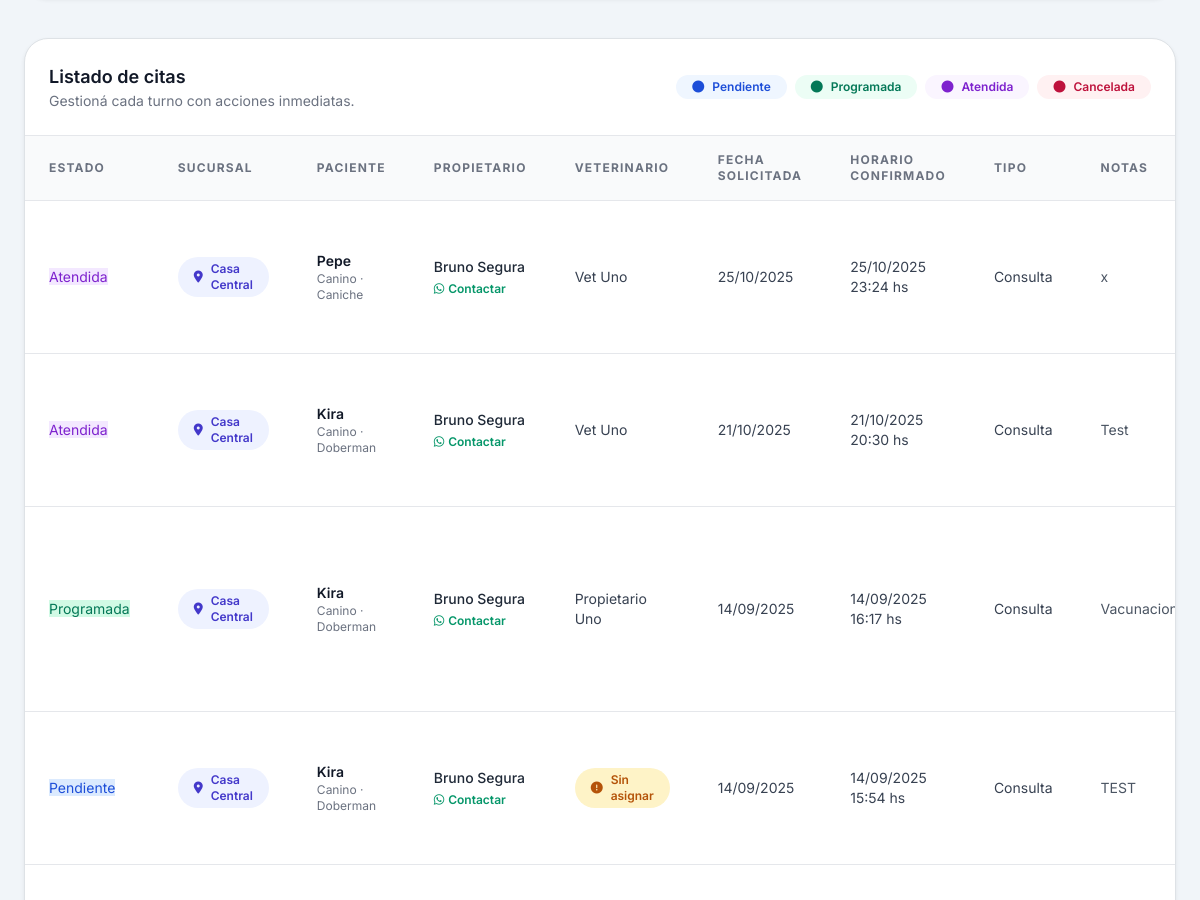
The page /administrador/citas/ (signed in, middle part) on the database as committed earlier.
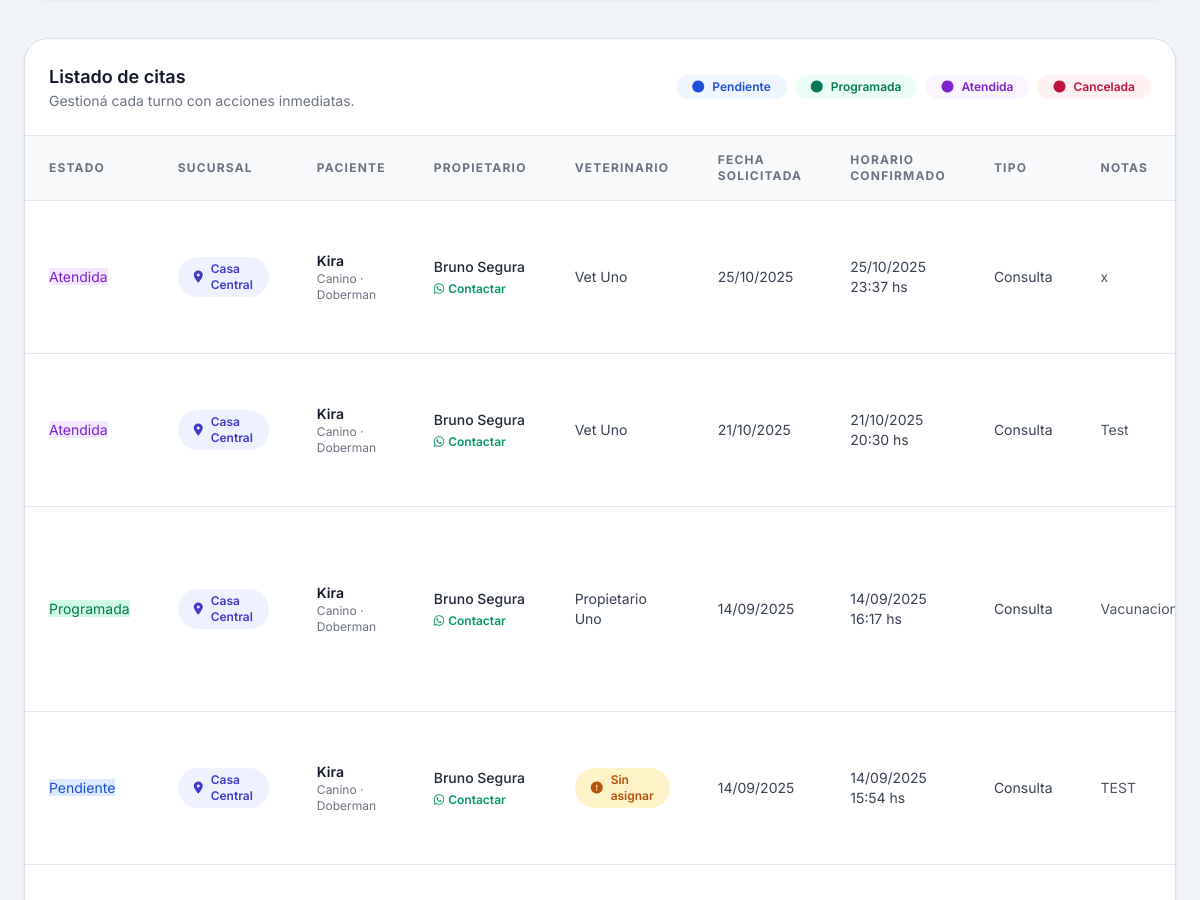
The same page on the database as committed later.
### Core/models.py (models this page shows, shortened)
class Cita(models.Model):
    ESTADOS = (
        ("pendiente", "Pendiente"),
        ("programada", "Programada"),
        ("atendida", "Atendida"),
        ("cancelada", "Cancelada"),
    )
    TIPOS = (
        ("consulta", "Consulta"),
        ("vacunacion", "Vacunación"),
        ("cirugia", "Cirugía"),
    )
    paciente = models.ForeignKey(Paciente, on_delete=models.CASCADE)
    veterinario = models.ForeignKey(
        User,
        limit_choices_to={"rol": "VET"},
        on_delete=models.SET_NULL,
        null=True,
        blank=True,
    )
    sucursal = models.ForeignKey(
        Sucursal,
        on_delete=models.PROTECT,
        related_name="citas",
    )
    fecha_solicitada = models.DateField(default=timezone.now)
    fecha_hora = models.DateTimeField(blank=True, null=True)
    duracion = models.IntegerField(default=30)  # duración en minutos
    tipo = models.CharField(max_length=50, choices=TIPOS, default="consulta")
    estado = models.CharField(max_length=20, choices=ESTADOS, default="pendiente")
    notas = models.TextField(blank=True)
    farmacos_utilizados = models.ManyToManyField(
        "Farmaco",
        blank=True,
        related_name="citas_utilizadas",
        through="CitaFarmaco",
        through_fields=("cita", "farmaco"),
        help_text="Medicamentos del inventario utilizados durante la atención.",
    )
    def telefono_contacto(self) -> str:
        propietario = self.paciente.propietario
        telefono = propietario.telefono or propietario.user.telefono or ""
        telefono = telefono.strip()
        if not telefono:
            return ""
        return "".join(ch for ch in telefono if ch.isdigit())
    def mensaje_whatsapp(self) -> str:
        propietario = self.paciente.propietario.user
        nombre = propietario.get_full_name() or propietario.username
        fecha = self.fecha_solicitada.strftime("%d/%m/%Y")
        return (
            f"Hola {nombre}, te saludamos de Sabueso Feliz. "
            f"¿Podemos coordinar el horario para la cita de {self.paciente.nombre} del {fecha}?"
        )

class Paciente(models.Model):
    nombre = models.CharField(max_length=100)
    especie = models.CharField(max_length=50)
    raza = models.CharField(max_length=50, blank=True)
    sexo = models.CharField(max_length=10)
    fecha_nacimiento = models.DateField()
    propietario = models.ForeignKey(Propietario, on_delete=models.CASCADE)
    vacunas = models.TextField(blank=True)
    alergias = models.TextField(blank=True)
    foto = models.ImageField(upload_to="pacientes/", blank=True, null=True)

class Sucursal(models.Model):
    nombre = models.CharField(max_length=150, unique=True)
    direccion = models.CharField(max_length=255)
    ciudad = models.CharField(max_length=120, blank=True)
    telefono = models.CharField(max_length=30, blank=True)
    imagen = models.ImageField(upload_to="sucursales/", blank=True, null=True)
    class Meta:
        ordering = ["nombre"]

class Propietario(models.Model):
    user = models.OneToOneField(User, on_delete=models.CASCADE)
    telefono = models.CharField(max_length=20, blank=True)
    direccion = models.CharField(max_length=200, blank=True)
    ciudad = models.CharField(max_length=100, blank=True)
    notas = models.TextField(blank=True)

class User(AbstractUser):
    ROLES = (
        ("ADMIN", "Administrador"),
        ("VET", "Veterinario"),
        ("ADMIN_OP", "Administrativo"),
        ("OWNER", "Propietario"),
    )
    rol = models.CharField(max_length=20, choices=ROLES)
    telefono = models.CharField(max_length=20, blank=True)
    direccion = models.CharField(max_length=200, blank=True)
    activo = models.BooleanField(default=True)
    avatar = models.ImageField(upload_to="avatars/", blank=True, null=True)
    especialidad = models.CharField(max_length=100, blank=True)  # para veterinarios
    sucursal = models.ForeignKey(
        Sucursal,
        on_delete=models.SET_NULL,
        null=True,
        blank=True,
        related_name="usuarios",
    )

### Core/views.py (the view, shortened to what this page needs)
# urls.py: path('administrador/citas/', views.listar_citas_admin, name='listar_citas_admin'),
@login_required
def listar_citas_admin(request):
    if request.user.rol not in {"ADMIN", "ADMIN_OP"}:
        messages.error(request, "No tienes permiso para ver esta página.")
        return redirect("dashboard")
    if not request.user.is_superuser and not getattr(request.user, "sucursal_id", None):
        messages.warning(
            request,
            "Asigna una sucursal a tu perfil para administrar las citas.",
        )
    filtro_estado = request.GET.get("estado", "").strip()
    filtro_veterinario = request.GET.get("veterinario", "").strip()
    filtro_propietario = request.GET.get("propietario", "").strip()
    filtro_tipo = request.GET.get("tipo", "").strip()
    filtro_busqueda = request.GET.get("q", "").strip()
    filtro_desde = request.GET.get("desde", "").strip()
    filtro_hasta = request.GET.get("hasta", "").strip()
    filtro_sin_veterinario = request.GET.get("sin_veterinario") == "1"
    queryset = Cita.objects.select_related(
        "paciente",
        "paciente__propietario__user",
        "veterinario",
        "historial_medico",
    )
    queryset = _filtrar_por_sucursal(queryset, request.user)
    if filtro_estado:
        queryset = queryset.filter(estado=filtro_estado)
    if filtro_tipo:
        queryset = queryset.filter(tipo=filtro_tipo)
    if filtro_veterinario == "sin_asignar":
        queryset = queryset.filter(veterinario__isnull=True)
    elif filtro_veterinario:
        queryset = queryset.filter(veterinario_id=filtro_veterinario)
    if filtro_propietario:
        queryset = queryset.filter(paciente__propietario_id=filtro_propietario)
    if filtro_sin_veterinario:
        queryset = queryset.filter(veterinario__isnull=True)
    queryset = queryset.order_by("-fecha_solicitada", "-fecha_hora")
    citas = list(queryset)
    resumen_filtrado = {estado: 0 for estado, _ in Cita.ESTADOS}
    for cita in citas:
        resumen_filtrado[cita.estado] = resumen_filtrado.get(cita.estado, 0) + 1
    resumen_global = {estado: 0 for estado, _ in Cita.ESTADOS}
    for item in queryset.values("estado").annotate(total=Count("id")):
        resumen_global[item["estado"]] = item["total"]
    proximas_citas = [
        cita
        for cita in citas
        if cita.fecha_hora and cita.estado in {"programada", "pendiente"}
    ]
    proximas_citas.sort(key=lambda c: c.fecha_hora or timezone.now())
    veterinarios = _filtrar_por_sucursal(
        _veterinarios_activos(),
        request.user,
    )
    propietarios = _filtrar_por_sucursal(
        Propietario.objects.select_related("user"),
        request.user,
        field_name="paciente__cita__sucursal",
    ).distinct().order_by("user__first_name", "user__last_name")
    querystring = request.GET.urlencode()
    redirect_target = reverse("listar_citas_admin")
    if querystring:
        redirect_target = f"{redirect_target}?{querystring}"
    total_global = sum(resumen_global.values())
    sucursal_activa = None
    if not request.user.is_superuser and request.user.rol in _roles_con_sucursal():
        sucursal_activa = request.user.sucursal
    context = {
        "citas": citas,
        "total_citas": len(citas),
        "resumen_filtrado": resumen_filtrado,
        "resumen_global": resumen_global,
        "proximas_citas": proximas_citas[:5],
        "filtros": {
            "estado": filtro_estado,
            "veterinario": filtro_veterinario,
            "propietario": filtro_propietario,
            "tipo": filtro_tipo,
            "q": filtro_busqueda,
            "desde": filtro_desde,
            "hasta": filtro_hasta,
            "sin_veterinario": filtro_sin_veterinario,
        },
        "estados": Cita.ESTADOS,
        "tipos": Cita.TIPOS,
        "veterinarios": veterinarios,
        "propietarios": propietarios,
        "querystring": querystring,
        "redirect_target": redirect_target,
        "total_global": total_global,
        "sucursal_activa": sucursal_activa,
        "es_superadmin": request.user.is_superuser,
    }
    return render(request, "core/citas_admin.html", context)

### Core/views.py (called while the page is built, shortened)
def _filtrar_por_sucursal(queryset, user, field_name="sucursal"):
    if getattr(user, "is_superuser", False):
        return queryset

def _veterinarios_activos(sucursal=None):
    queryset = User.objects.filter(rol="VET", activo=True, is_active=True)
    if sucursal is not None:
        queryset = queryset.filter(sucursal=sucursal)
    return queryset.order_by("first_name", "last_name", "username")

### Core/templates/core/citas_admin.html (shortened to what the changed rows need)
{% extends "core/base.html" %}
{% block main_class %}max-w-7xl mx-auto px-4 sm:px-6 lg:px-8 py-10{% endblock %}
{% block content %}
<div class="space-y-10">
    <section class="overflow-hidden rounded-3xl border border-gray-200 bg-white shadow-sm">
        <div class="overflow-x-auto">
            <table class="min-w-full divide-y divide-gray-200 text-sm">
                <thead class="bg-gray-50 text-xs font-semibold uppercase tracking-widest text-gray-500">
                    <tr>
                        <th scope="col" class="px-6 py-3 text-left">Estado</th>
                        <th scope="col" class="px-6 py-3 text-left">Sucursal</th>
                        <th scope="col" class="px-6 py-3 text-left">Paciente</th>
                        <th scope="col" class="px-6 py-3 text-left">Propietario</th>
                        <th scope="col" class="px-6 py-3 text-left">Veterinario</th>
                        <th scope="col" class="px-6 py-3 text-left">Fecha solicitada</th>
                        <th scope="col" class="px-6 py-3 text-left">Horario confirmado</th>
                        <th scope="col" class="px-6 py-3 text-left">Tipo</th>
                        <th scope="col" class="px-6 py-3 text-left">Notas</th>
                    </tr>
                </thead>
                <tbody class="divide-y divide-gray-200 bg-white">
                    {% for cita in citas %}
                        <tr class="hover:bg-gray-50/70">
                            <td class="px-6 py-4">
                                <span class="status-badge {% if cita.estado == 'pendiente' %}bg-blue-100 text-blue-700{% elif cita.estado == 'programada' %}bg-emerald-100 text-emerald-700{% elif cita.estado == 'atendida' %}bg-purple-100 text-purple-700{% else %}bg-rose-100 text-rose-700{% endif %}">
                                    {{ cita.get_estado_display }}
                                </span>
                            </td>
                            <td class="px-6 py-4">
                                <span class="inline-flex items-center gap-2 rounded-full bg-indigo-50 px-3 py-1 text-xs font-semibold text-indigo-700">
                                    <i class="fas fa-map-marker-alt"></i>
                                    {{ cita.sucursal.nombre }}
                                </span>
                            </td>
                            <td class="px-6 py-4">
                                <p class="font-semibold text-gray-900">{{ cita.paciente.nombre }}</p>
                                <p class="text-xs text-gray-500">{{ cita.paciente.especie }}{% if cita.paciente.raza %} · {{ cita.paciente.raza }}{% endif %}</p>
                            </td>
                            <td class="px-6 py-4">
                                <p class="text-sm font-medium text-gray-800">{{ cita.paciente.propietario.user.get_full_name|default:cita.paciente.propietario.user.username }}</p>
                                {% with telefono=cita.telefono_contacto %}
                                    {% if telefono %}
                                        <a href="https://wa.me/{{ telefono }}?text={{ cita.mensaje_whatsapp|urlencode }}" target="_blank" class="mt-1 inline-flex items-center gap-1 text-xs font-semibold text-emerald-600 hover:text-emerald-700">
                                            <i class="fab fa-whatsapp"></i>
                                            Contactar
                                        </a>
                                    {% endif %}
                                {% endwith %}
                            </td>
                            <td class="px-6 py-4 text-sm text-gray-700">
                                {% if cita.veterinario %}
                                    {{ cita.veterinario.get_full_name|default:cita.veterinario.username }}
                                {% else %}
                                    <span class="inline-flex items-center gap-2 rounded-full bg-amber-100 px-3 py-1 text-xs font-semibold text-amber-700">
                                        <i class="fas fa-exclamation-circle"></i>
                                        Sin asignar
                                    </span>
                                {% endif %}
                            </td>
                            <td class="px-6 py-4 text-sm text-gray-700">{{ cita.fecha_solicitada|date:"d/m/Y" }}</td>
                            <td class="px-6 py-4 text-sm text-gray-700">
                                {% if cita.fecha_hora %}
                                    {{ cita.fecha_hora|date:"d/m/Y H:i" }} hs
                                {% else %}
                                    <span class="text-xs font-semibold text-amber-600">Horario pendiente</span>
                                {% endif %}
                            </td>
                            <td class="px-6 py-4 text-sm text-gray-700">{{ cita.get_tipo_display }}</td>
                            <td class="px-6 py-4 text-sm text-gray-600">{{ cita.notas|default:"-"|truncatechars:80 }}</td>
                        </tr>
                    {% endfor %}
                </tbody>
            </table>
        </div>
    </section>
</div>
{% endblock %}

Rows that differ between the two databases and show on the page:
changed Cita (number 1 of 4 on the later page): paciente.nombre "Pepe" → "Kira"; paciente.raza "Caniche" → "Doberman"; fecha_hora "25/10/2025 23:24" → "25/10/2025 23:37"
